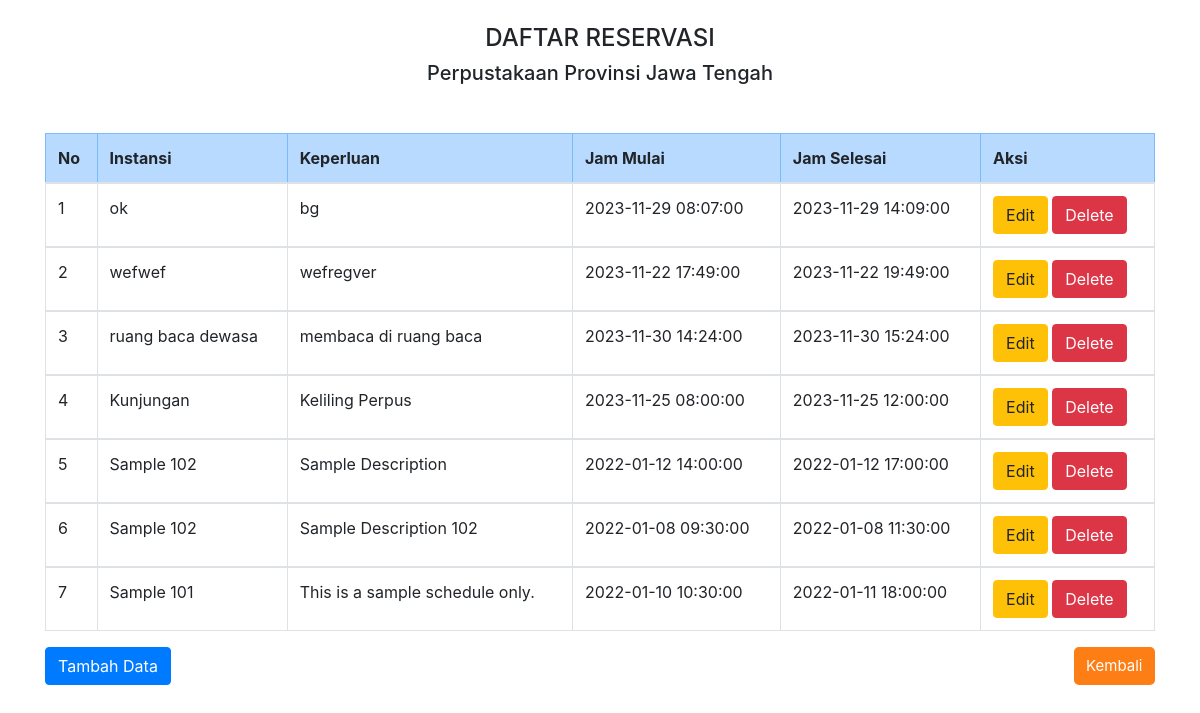
The page /admin/dataadmin/index.php on the database its author committed.
### tables this page shows
CREATE TABLE `schedule_list` (
  `id` int(30) NOT NULL,
  `title` text NOT NULL,
  `description` text NOT NULL,
  `start_datetime` datetime NOT NULL,
  `end_datetime` datetime DEFAULT NULL
);

### admin/dataadmin/index.php (the view, shortened to what this page needs)
<!DOCTYPE html>
<html>
<head>
<link rel="stylesheet" href="https://cdn.jsdelivr.net/npm/bootstrap@4.6.1/dist/css/bootstrap.min.css">
</head>
<body>
<div class="container">
    <br>
    <h4><center>DAFTAR RESERVASI</center></h4>
    <h5><center>Perpustakaan Provinsi Jawa Tengah</center></h5>
     <tr class="table-danger">
            <br>
        <thead>
        <tr>
       <table class="my-3 table table-bordered">
            <tr class="table-primary">
            <th>No</th>
            <th>Instansi</th>
            <th>Keperluan</th>
            <th>Jam Mulai</th>
            <th>Jam Selesai</th>
            <th colspan='2'>Aksi</th>
        </tr>
        </thead>
        <?php
        include "koneksi.php";
        $sql="select * from schedule_list order by id desc";
        $hasil=mysqli_query($kon,$sql);
        $no=0;
        while ($data = mysqli_fetch_array($hasil)) {
            $no++;
            ?>
            <tbody>
            <tr>
                <td><?php echo $no;?></td>
                <td><?php echo $data["title"];   ?></td>
                <td><?php echo $data["description"];   ?></td>
                <td><?php echo $data["start_datetime"];   ?></td>
                <td><?php echo $data["end_datetime"];   ?></td>
                <td>
                    <a href="../admin/dataadmin/update.php?id=<?php echo htmlspecialchars($data['id']); ?>" class="btn btn-warning" role="button">Edit</a>
                    <a href="<?php echo htmlspecialchars($_SERVER["PHP_SELF"]);?>?id=<?php echo $data['id']; ?>" class="btn btn-danger" role="button">Delete</a>
                </td>
            </tr>
            </tbody>
            <?php
        }
        ?>
    <a href="../admin/dataadmin/create.php" class="btn btn-primary" role="button">Tambah Data</a>
    <button class="button1"><a href="http://localhost/crudbooking/admin">Kembali</a> </button>
</div>
</body>
</html>

### admin/dataadmin/index.php (style rules this page uses)
.button1 a { border: none; color: white; padding: 3px 1.5px; margin: 2px 3px; text-align: center; text-decoration: none; display: inline-block; font-size: 15px; transition-duration: 5s; cursor: pointer; color: white; }
.button1 { background-color: #0d6efd; border-radius: 5px; float: right; display: block; }
.button1 { background-color: #fd7e14; color: black; border: 2px solid #fd7e14; }

### rows shown on the page
schedule_list: title "ok", description "bg", start_datetime "2023-11-29 08:07:00", end_datetime "2023-11-29 14:09:00"
schedule_list: title "wefwef", description "wefregver", start_datetime "2023-11-22 17:49:00", end_datetime "2023-11-22 19:49:00"
schedule_list: title "ruang baca dewasa", description "membaca di ruang baca", start_datetime "2023-11-30 14:24:00", end_datetime "2023-11-30 15:24:00"
schedule_list: title "Kunjungan", description "Keliling Perpus", start_datetime "2023-11-25 08:00:00", end_datetime "2023-11-25 12:00:00"
schedule_list: title "Sample 102", description "Sample Description", start_datetime "2022-01-12 14:00:00", end_datetime "2022-01-12 17:00:00"
schedule_list: title "Sample 102", description "Sample Description 102", start_datetime "2022-01-08 09:30:00", end_datetime "2022-01-08 11:30:00"
schedule_list: title "Sample 101", description "This is a sample schedule only.", start_datetime "2022-01-10 10:30:00", end_datetime "2022-01-11 18:00:00"
